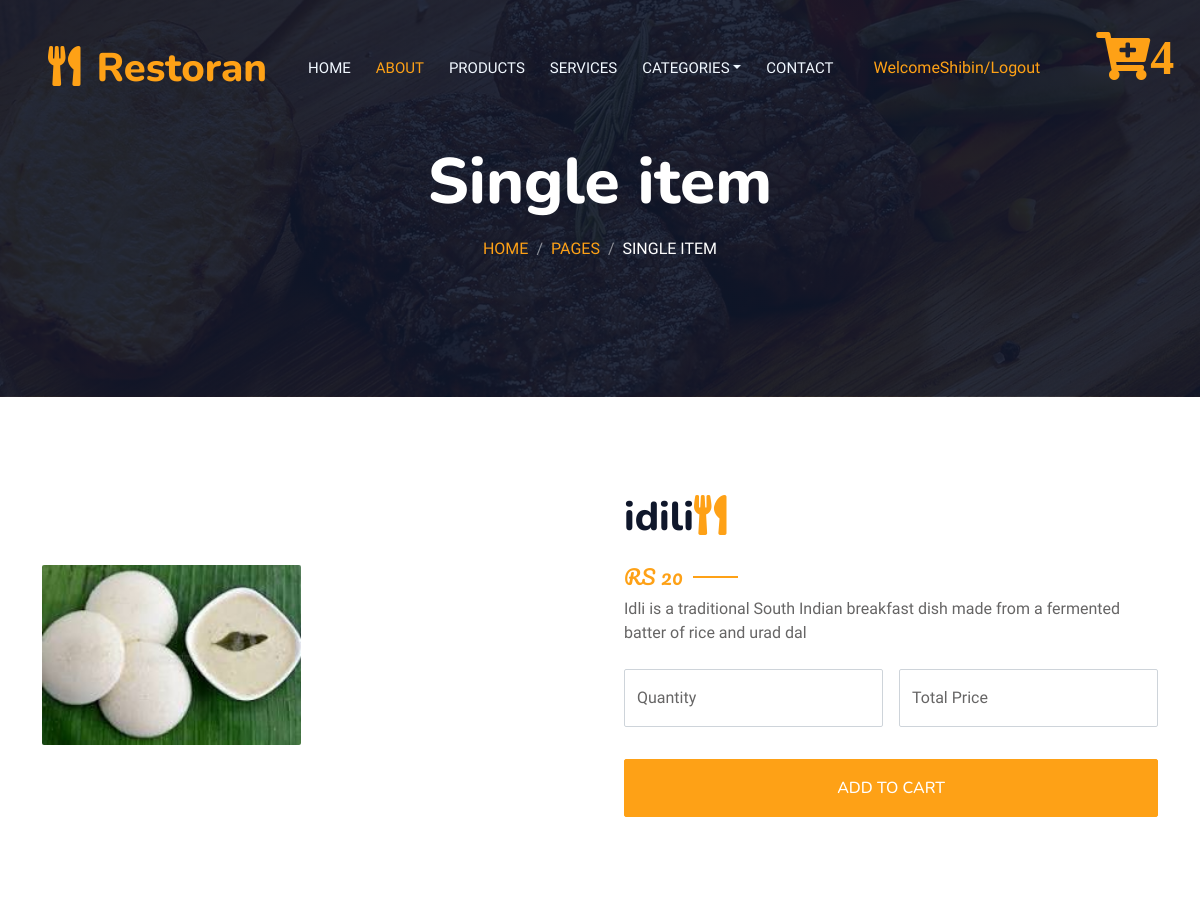
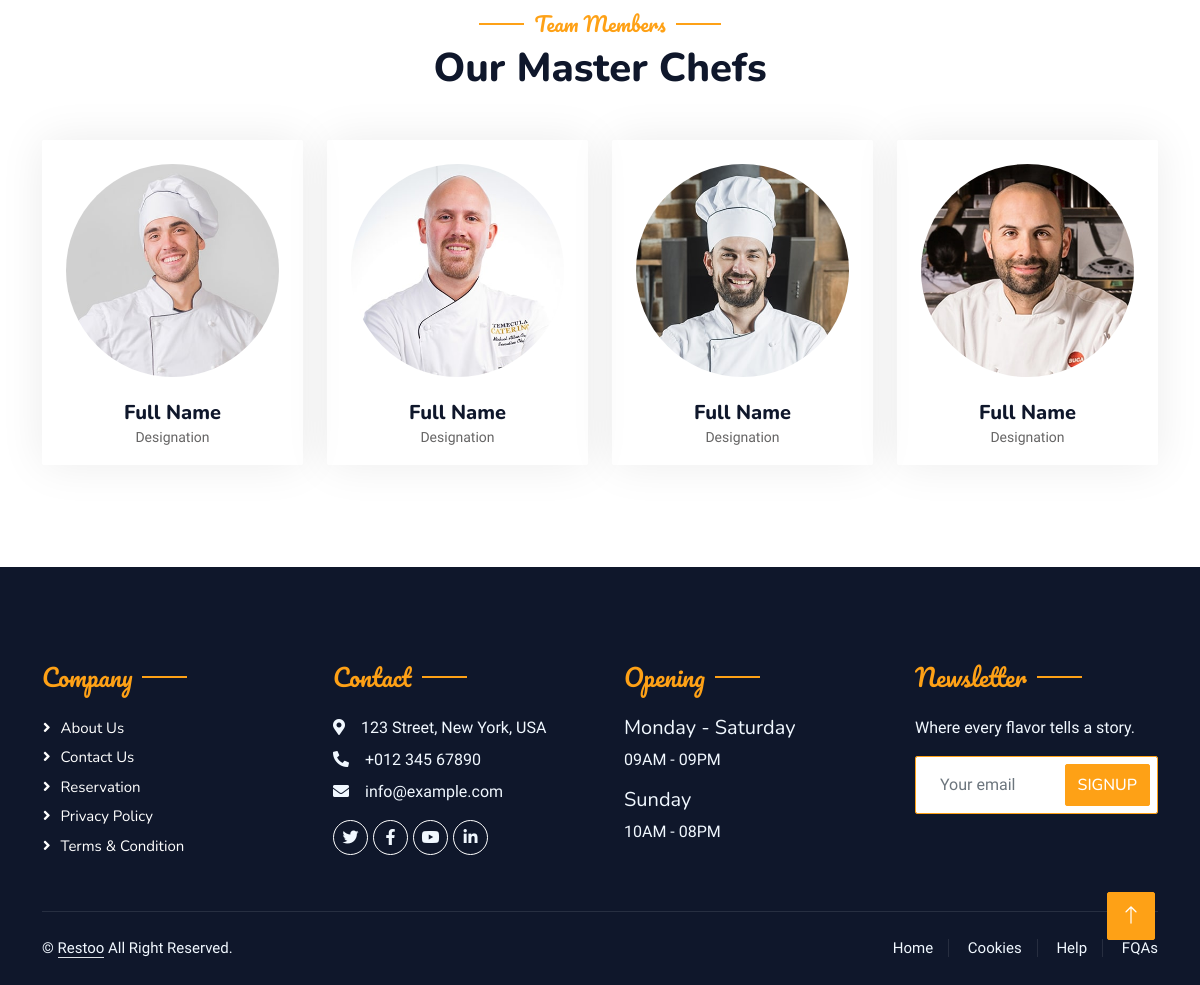
The app's page /Single_item/6/ (signed in) with its own data (2 pictures, top to bottom).
### AdminApp/models.py (models this page shows)
class ProductDB(models.Model):
    Category_Name=models.CharField(max_length=100,null=True,blank=True)
    Product_Name =models.CharField(max_length=100, null=True, blank=True)
    Description = models.TextField(max_length=100, null=True, blank=True)
    Price = models.IntegerField(null=True, blank=True)
    Product_Image = models.ImageField(upload_to="images", null=True, blank=True)

### WebApp/views.py (the view)
# urls.py: path('Single_item/<int:item_id>/',views.single_item,name="Single_item"),
def single_item(request,item_id):
    product=ProductDB.objects.get(id=item_id)
    Categories = CategoryDB.objects.all()
    cart_total = CartDB.objects.filter(Username=request.session['Username'])
    x = cart_total.count()
    return render(request,"Single_item.html",{'product':product,'Categories':Categories,'x':x})

### WebApp/templates/Single_item.html (shortened to what this page needs)
<!DOCTYPE html>
{% load static %}
<html lang="en">
<head>
    <link href="https://cdnjs.cloudflare.com/ajax/libs/font-awesome/5.10.0/css/all.min.css" rel="stylesheet">
    <link href="https://cdn.jsdelivr.net/npm/bootstrap-icons@1.4.1/font/bootstrap-icons.css" rel="stylesheet">
    <link href="{% static 'web/lib/animate/animate.min.css' %}" rel="stylesheet">
    <link href="{% static 'web/lib/owlcarousel/assets/owl.carousel.min.css' %}" rel="stylesheet">
    <link href="{% static 'web/lib/tempusdominus/css/tempusdominus-bootstrap-4.min.css' %}" rel="stylesheet" />
    <link href="{% static 'web/css/bootstrap.min.css' %}" rel="stylesheet">
    <link href="{% static 'web/css/style.css' %}" rel="stylesheet">
</head>
<body>
    <div class="container-xxl bg-white p-0">
        <div class="container-xxl position-relative p-0">
                        <nav class="navbar navbar-expand-lg navbar-dark bg-dark px-4 px-lg-5 py-3 py-lg-0">
                <a href="" class="navbar-brand p-0">
                    <h1 class="text-primary m-0"><i class="fa fa-utensils me-3"></i>Restoran</h1>
                </a>
                <div class="collapse navbar-collapse" id="navbarCollapse">
                    <div class="navbar-nav ms-auto py-0 pe-4">
                        <a href="{% url 'Home' %}" class="nav-item nav-link ">Home</a>
                        <a href="{% url 'About' %}" class="nav-item nav-link active">About</a>
                        <a href="{% url 'Our_Products' %}" class="nav-item nav-link">Products</a>
                        <a href="{% url 'Services' %}" class="nav-item nav-link ">Services</a>
                        <div class="nav-item dropdown">
                            <a href="#" class="nav-link dropdown-toggle" data-bs-toggle="dropdown">Categories</a>
                        </div>
                        <a href="{% url 'Contact' %}" class="nav-item nav-link">Contact</a>
                    </div>
                    {% if request.session.Username %}
                    <a href="{% url 'User_Logout' %}" class="nav-item nav-link">Welcome{{request.session.Username}}/Logout</a>
                    {% else %}
                    <a href="{% url 'Sign_In' %}" class="btn btn-primary py-2 px-4">Register/Login</a>
                    {% endif %}
                    <div class="p-4">
                        <a href="{% url 'Cart_Page' %}" class="nav-item nav-link">
                            <i class="fa fa-3x fa-cart-plus text-primary mb-4">{{x}}</i>
                        </a>
                    </div>
                </div>
            </nav>
            <div class="container-xxl py-5 bg-dark hero-header mb-5">
                <div class="container text-center my-5 pt-5 pb-4">
                    <h1 class="display-3 text-white mb-3 animated slideInDown">Single item</h1>
                    <nav aria-label="breadcrumb">
                        <ol class="breadcrumb justify-content-center text-uppercase">
                            <li class="breadcrumb-item"><a href="#">Home</a></li>
                            <li class="breadcrumb-item"><a href="#">Pages</a></li>
                            <li class="breadcrumb-item text-white active" aria-current="page">Single item</li>
                        </ol>
                    </nav>
                </div>
            </div>
        </div>
        <div class="container-xxl py-5">
            <div class="container">
                <div class="row g-5 align-items-center">
                    <div class="col-lg-6">
                        <div class="row g-3">
                            <div class="col-6 text-start">
                                <img class="img-fluid rounded w-100 wow zoomIn" data-wow-delay="0.1s" src="{{product.Product_Image.url}}">
                            </div>
                        </div>
                    </div>
                    <div class="col-lg-6">
                        <h1 class="mb-4">{{product.Product_Name}}<i class="fa fa-utensils text-primary me-2"></i></h1>
                        <h5 class="section-title ff-secondary text-start text-primary fw-normal">RS {{product.Price}}</h5>
                        <p class="mb-4">{{product.Description}}</p>
                        <form method="post" action="{% url 'Save_Cart' %}">
                                <div class="row g-3">
                                    <div class="col-md-6">
                                        <div class="form-floating">
                                            <input type="number" class="form-control" id="quantity" name="quantity" placeholder="Quantity" min="1">
                                            <label for="">Quantity</label>
                                        </div>
                                    </div>
                                    <div class="col-md-6">
                                        <div class="form-floating">
                                            <input type="text" class="form-control" id="total" name="total" placeholder="Total Price">
                                            <label for="">Total Price</label>
                                        </div>
                                    </div>
                                    <div class="col-12" >
                                        <button class="btn btn-primary w-100 py-3" type="submit">Add to Cart</button>
                                    </div>
                                </div>
                            </form>
                    </div>
                </div>
            </div>
        </div>
        <div class="container-xxl pt-5 pb-3">
            <div class="container">
                <div class="text-center wow fadeInUp" data-wow-delay="0.1s">
                    <h5 class="section-title ff-secondary text-center text-primary fw-normal">Team Members</h5>
                    <h1 class="mb-5">Our Master Chefs</h1>
                </div>
                <div class="row g-4">
                    <div class="col-lg-3 col-md-6 wow fadeInUp" data-wow-delay="0.1s">
                        <div class="team-item text-center rounded overflow-hidden">
                            <div class="rounded-circle overflow-hidden m-4">
                                <img class="img-fluid" src="{% static 'web/img/team-1.jpg' %}" alt="">
                            </div>
                            <h5 class="mb-0">Full Name</h5>
                            <small>Designation</small>
                        </div>
                    </div>
                    <div class="col-lg-3 col-md-6 wow fadeInUp" data-wow-delay="0.3s">
                        <div class="team-item text-center rounded overflow-hidden">
                            <div class="rounded-circle overflow-hidden m-4">
                                <img class="img-fluid" src="{% static 'web/img/team-2.jpg' %}" alt="">
                            </div>
                            <h5 class="mb-0">Full Name</h5>
                            <small>Designation</small>
                        </div>
                    </div>
                    <div class="col-lg-3 col-md-6 wow fadeInUp" data-wow-delay="0.5s">
                        <div class="team-item text-center rounded overflow-hidden">
                            <div class="rounded-circle overflow-hidden m-4">
                                <img class="img-fluid" src="img/team-3.jpg" alt="">
                            </div>
                            <h5 class="mb-0">Full Name</h5>
                            <small>Designation</small>
                        </div>
                    </div>
                    <div class="col-lg-3 col-md-6 wow fadeInUp" data-wow-delay="0.7s">
                        <div class="team-item text-center rounded overflow-hidden">
                            <div class="rounded-circle overflow-hidden m-4">
                                <img class="img-fluid" src="img/team-4.jpg" alt="">
                            </div>
                            <h5 class="mb-0">Full Name</h5>
                            <small>Designation</small>
                        </div>
                    </div>
                </div>
            </div>
        </div>
        <div class="container-fluid bg-dark text-light footer pt-5 mt-5 wow fadeIn" data-wow-delay="0.1s">
            <div class="container py-5">
                <div class="row g-5">
                    <div class="col-lg-3 col-md-6">
                        <h4 class="section-title ff-secondary text-start text-primary fw-normal mb-4">Company</h4>
                        <a class="btn btn-link" href="">About Us</a>
                        <a class="btn btn-link" href="">Contact Us</a>
                        <a class="btn btn-link" href="">Reservation</a>
                        <a class="btn btn-link" href="">Privacy Policy</a>
                        <a class="btn btn-link" href="">Terms & Condition</a>
                    </div>
                    <div class="col-lg-3 col-md-6">
                        <h4 class="section-title ff-secondary text-start text-primary fw-normal mb-4">Contact</h4>
                        <p class="mb-2"><i class="fa fa-map-marker-alt me-3"></i>123 Street, New York, USA</p>
                        <p class="mb-2"><i class="fa fa-phone-alt me-3"></i>+012 345 67890</p>
                        <p class="mb-2"><i class="fa fa-envelope me-3"></i>info@example.com</p>
                        <div class="d-flex pt-2">
                            <a class="btn btn-outline-light btn-social" href=""><i class="fab fa-twitter"></i></a>
                            <a class="btn btn-outline-light btn-social" href=""><i class="fab fa-facebook-f"></i></a>
                            <a class="btn btn-outline-light btn-social" href=""><i class="fab fa-youtube"></i></a>
                            <a class="btn btn-outline-light btn-social" href=""><i class="fab fa-linkedin-in"></i></a>
                        </div>
                    </div>
                    <div class="col-lg-3 col-md-6">
                        <h4 class="section-title ff-secondary text-start text-primary fw-normal mb-4">Opening</h4>
                        <h5 class="text-light fw-normal">Monday - Saturday</h5>
                        <p>09AM - 09PM</p>
                        <h5 class="text-light fw-normal">Sunday</h5>
                        <p>10AM - 08PM</p>
                    </div>
                    <div class="col-lg-3 col-md-6">
                        <h4 class="section-title ff-secondary text-start text-primary fw-normal mb-4">Newsletter</h4>
                        <p>Where every flavor tells a story.</p>
                        <div class="position-relative mx-auto" style="max-width: 400px;">
                            <input class="form-control border-primary w-100 py-3 ps-4 pe-5" type="text" placeholder="Your email">
                            <button type="button" class="btn btn-primary py-2 position-absolute top-0 end-0 mt-2 me-2">SignUp</button>
                        </div>
                    </div>
                </div>
            </div>
            <div class="container">
                <div class="copyright">
                    <div class="row">
                        <div class="col-md-6 text-center text-md-start mb-3 mb-md-0">
                            &copy; <a class="border-bottom" href="#">Restoo</a> All Right Reserved.
                        </div>
                        <div class="col-md-6 text-center text-md-end">
                            <div class="footer-menu">
                                <a href="">Home</a>
                                <a href="">Cookies</a>
                                <a href="">Help</a>
                                <a href="">FQAs</a>
                            </div>
                        </div>
                    </div>
                </div>
            </div>
        </div>
        <a href="#" class="btn btn-lg btn-primary btn-lg-square back-to-top"><i class="bi bi-arrow-up"></i></a>
    </div>
</body>
</html>

### WebApp/static/web/css/style.css (style rules this page uses)
:root { --primary: #FEA116; --light: #F1F8FF; --dark: #0F172B; }
.ff-secondary { font-family: 'Pacifico', cursive; }
.back-to-top { position: fixed; display: none; right: 45px; bottom: 45px; z-index: 99; }
.btn { font-family: 'Nunito', sans-serif; font-weight: 500; text-transform: uppercase; transition: .5s; }
.btn.btn-primary, .btn.btn-secondary { color: #FFFFFF; }
.btn-lg-square { width: 48px; height: 48px; }
.btn-square, .btn-sm-square, .btn-lg-square { padding: 0; display: flex; align-items: center; justify-content: center; font-weight: normal; border-radius: 2px; }
.navbar-dark .navbar-nav .nav-link { position: relative; margin-left: 25px; padding: 35px 0; font-size: 15px; color: var(--light) !important; text-transform: uppercase; font-weight: 500; outline: none; transition: .5s; }
.navbar-dark .navbar-nav .nav-link:hover, .navbar-dark .navbar-nav .nav-link.active { color: var(--primary) !important; }
@media (min-width: 992px) { .navbar-dark { position: absolute; width: 100%; top: 0; left: 0; z-index: 999; background: transparent !important; } }
.hero-header { background: linear-gradient(rgba(15, 23, 43, .9), rgba(15, 23, 43, .9)), url(../img/bg-hero.jpg); background-position: center center; background-repeat: no-repeat; background-size: cover; }
.breadcrumb-item + .breadcrumb-item::before { color: rgba(255, 255, 255, .5); }
.section-title { position: relative; display: inline-block; }
.section-title::before { position: absolute; content: ""; width: 45px; height: 2px; top: 50%; left: -55px; margin-top: -1px; background: var(--primary); }
.section-title::after { position: absolute; content: ""; width: 45px; height: 2px; top: 50%; right: -55px; margin-top: -1px; background: var(--primary); }
.section-title.text-start::before, .section-title.text-end::after { display: none; }
.team-item { box-shadow: 0 0 45px rgba(0, 0, 0, .08); height: calc(100% - 38px); transition: .5s; }
.team-item img { transition: .5s; }
.footer .btn.btn-social { margin-right: 5px; width: 35px; height: 35px; display: flex; align-items: center; justify-content: center; color: var(--light); border: 1px solid #FFFFFF; border-radius: 35px; transition: .3s; }
.footer .btn.btn-link { display: block; margin-bottom: 5px; padding: 0; text-align: left; color: #FFFFFF; font-size: 15px; font-weight: normal; text-transform: capitalize; transition: .3s; }
.footer .btn.btn-link::before { position: relative; content: "\f105"; font-family: "Font Awesome 5 Free"; font-weight: 900; margin-right: 10px; }
.footer .copyright { padding: 25px 0; font-size: 15px; border-top: 1px solid rgba(256, 256, 256, .1); }
.footer .copyright a { color: var(--light); }
.footer .footer-menu a { margin-right: 15px; padding-right: 15px; border-right: 1px solid rgba(255, 255, 255, .1); }
.footer .footer-menu a:last-child { margin-right: 0; padding-right: 0; border-right: none; }

### records on screen
ProductDB: Product_Image (picture), Product_Name "idili", Price "20", Description "Idli is a traditional South Indian breakfast dish made from a fermented batter of rice and urad dal"

### other values on screen
{{ request.session.Username }} "Shibin"
{{ x }} "4"
